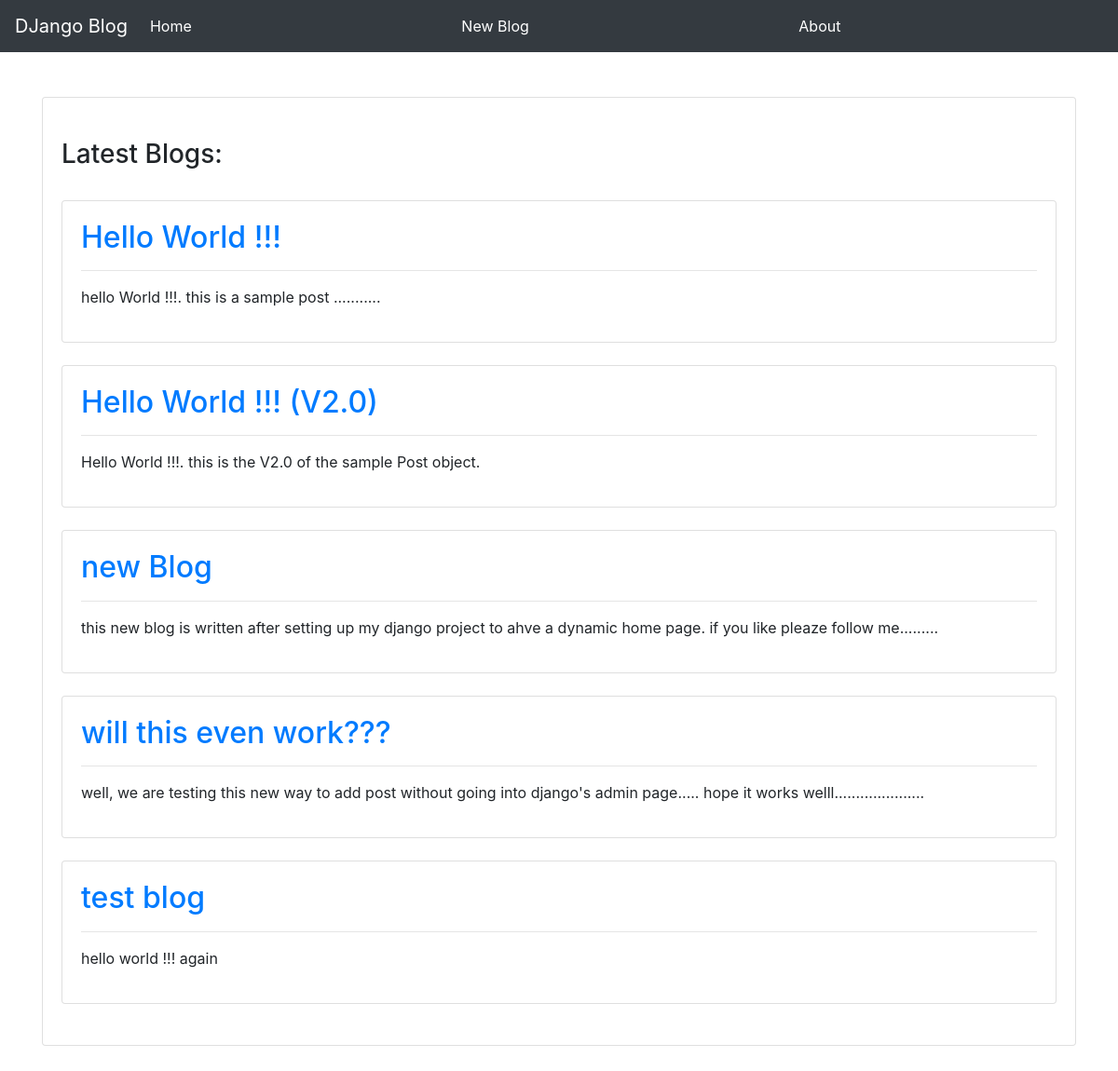
The app's page /, older data.
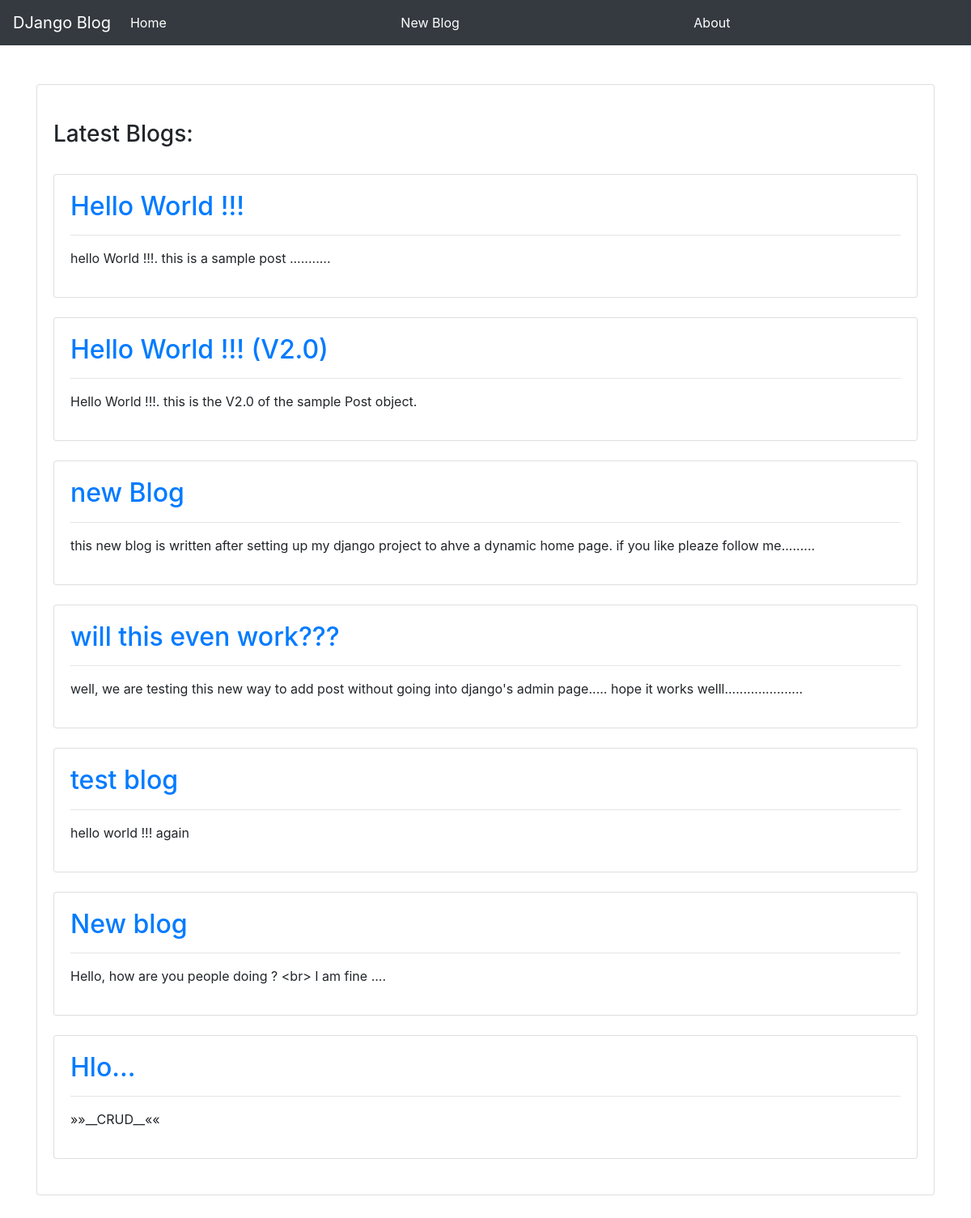
The same page, newer data.
### blog/models.py (models this page shows, shortened)
class Post(models.Model) :
    title = models.CharField(max_length=200)
    author = models.ForeignKey(
        'auth.User',
        on_delete=models.CASCADE,
    )
    body = models.TextField()

### blog/views.py (the view)
# urls.py: path('', HomePage.as_view(), name="Home"),
class HomePage(ListView):
    model = Post
    template_name = 'home.html'

### templates/home.html
{% extends 'base.html' %} {% block content %}
<h3>Latest Blogs:</h3>
<br />
{% for post in object_list %}
<div class="card">
  <div class="card-body">
    <h2><a href="{% url 'BlogPage'  post.pk %}"> {{ post.title }} </a></h2>
    <hr />
    <p>{{ post.body }}</p>
  </div>
</div>
<br />
{% endfor %} {% endblock %}

Row changes from the older to the newer data that the page shows:
added Post: title "New blog", body "Hello, how are you people doing ? <br> I am fine ...."
added Post: title "Hlo...", body "»»__CRUD__««"
